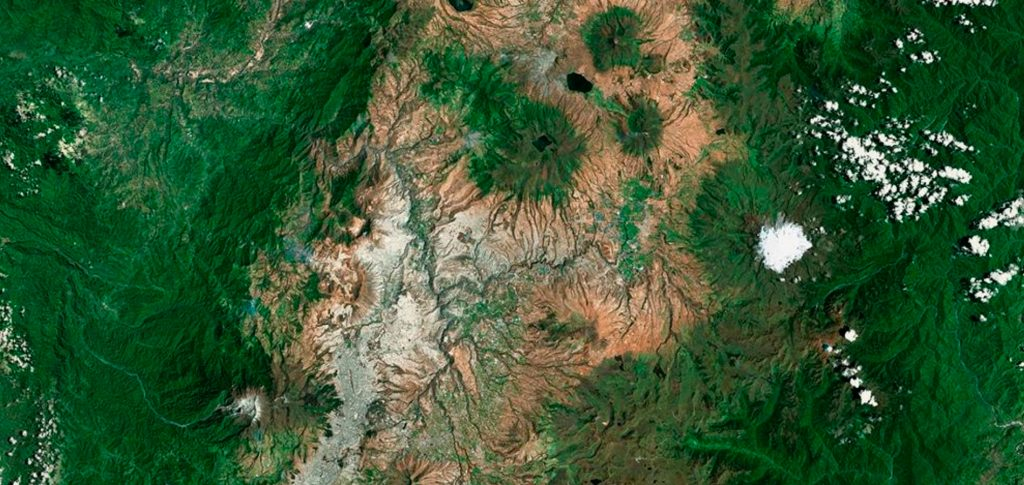
#> input picture Im_satelite.jpg, 1024 x 485 px
$ python agricultura_nacional.py
#> lines starting #> are read from the running program, lines starting #| are printed output that depends on the picture
from PIL import Image
import numpy as np

# Constantes
AREA_BRASIL_HECTARES = 851576700  # Área total do Brasil em hectares

# Função para calcular os dados da imagem
def analisar_imagem(caminho_imagem):
    # Carregar a imagem e converter para escala de cinza
#> called with caminho_imagem = 'Im_satelite.jpg'
    imagem = Image.open(caminho_imagem)
#> imagem is the input picture: PIL image 1024x485 RGB; mean R, G, B 55.8, 89, 52.3
    imagem = imagem.convert("L")  # Converter para tons de cinza
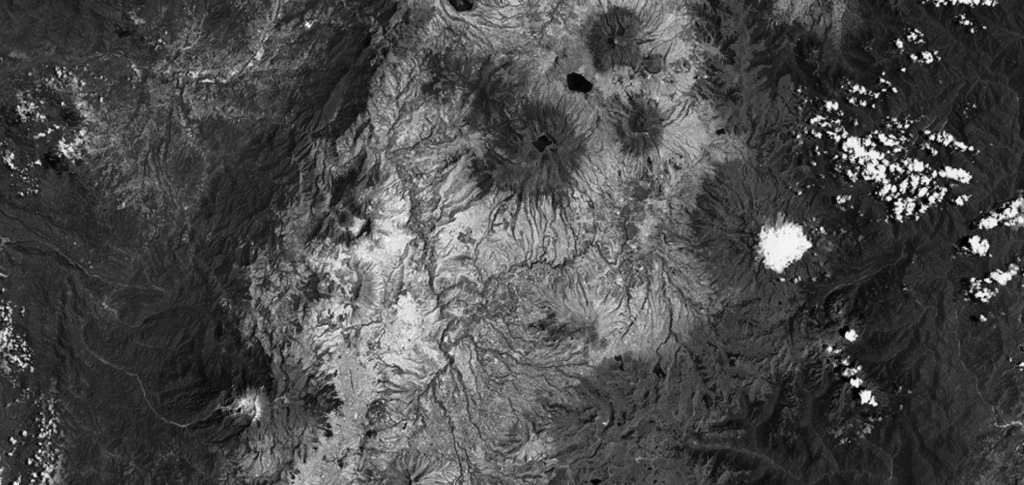
#> imagem: PIL image 1024x485 L; min 0, max 254, mean 74.9
    dados = np.array(imagem)      # Converter a imagem em array numpy

    # Contar os pixels
    total_pixels = dados.size
#> total_pixels = 496640
    pixels_sem_dados = np.sum(dados == 0)
#> pixels_sem_dados = 4
    pixels_soja = np.sum(dados == 39)
#> pixels_soja = 8005
    pixels_pastagem = np.sum(dados == 15)
#> pixels_pastagem = 772

    # Pixels relevantes (sem os sem dados)
    pixels_relevantes = total_pixels - pixels_sem_dados
#> pixels_relevantes = 496636

    # Cálculo de áreas em hectares
    proporcao_soja = pixels_soja / pixels_relevantes
#> proporcao_soja = 0.0161
    proporcao_pastagem = pixels_pastagem / pixels_relevantes
#> proporcao_pastagem = 0.00155

    area_soja = proporcao_soja * AREA_BRASIL_HECTARES
#> area_soja = 13726092.1
    area_pastagem = proporcao_pastagem * AREA_BRASIL_HECTARES
#> area_pastagem = 1323740.6

    # Resultados
    return {
        "total_pixels": total_pixels,
        "pixels_sem_dados": pixels_sem_dados,
        "pixels_soja": pixels_soja,
        "pixels_pastagem": pixels_pastagem,
        "area_soja_hectares": area_soja,
        "area_pastagem_hectares": area_pastagem,
    }

caminho_imagem = "Im_satelite.jpg"

resultado = analisar_imagem(caminho_imagem)
#> resultado = {'total_pixels': 496640, 'pixels_sem_dados': 4, 'pixels_soja': 8005, 'pixels_pastagem': 772, 'area_soja_hectares': 13726092.1, 'area_pastagem_hectares': 1323740.6}

# Exibir os resultados
print("Resultados da Análise:")
print(f"Total de Pixels: {resultado['total_pixels']}")
#| Total de Pixels: 496640
print(f"Pixels sem Dados (Código 0): {resultado['pixels_sem_dados']}")
#| Pixels sem Dados (Código 0): 4
print(f"Pixels de Soja (Código 39): {resultado['pixels_soja']}")
#| Pixels de Soja (Código 39): 8005
print(f"Pixels de Pastagem (Código 15): {resultado['pixels_pastagem']}")
#| Pixels de Pastagem (Código 15): 772
print(f"Área de Soja (hectares): {resultado['area_soja_hectares']:.2f}")
#| Área de Soja (hectares): 13726092.11
print(f"Área de Pastagem (hectares): {resultado['area_pastagem_hectares']:.2f}")
#| Área de Pastagem (hectares): 1323740.55
